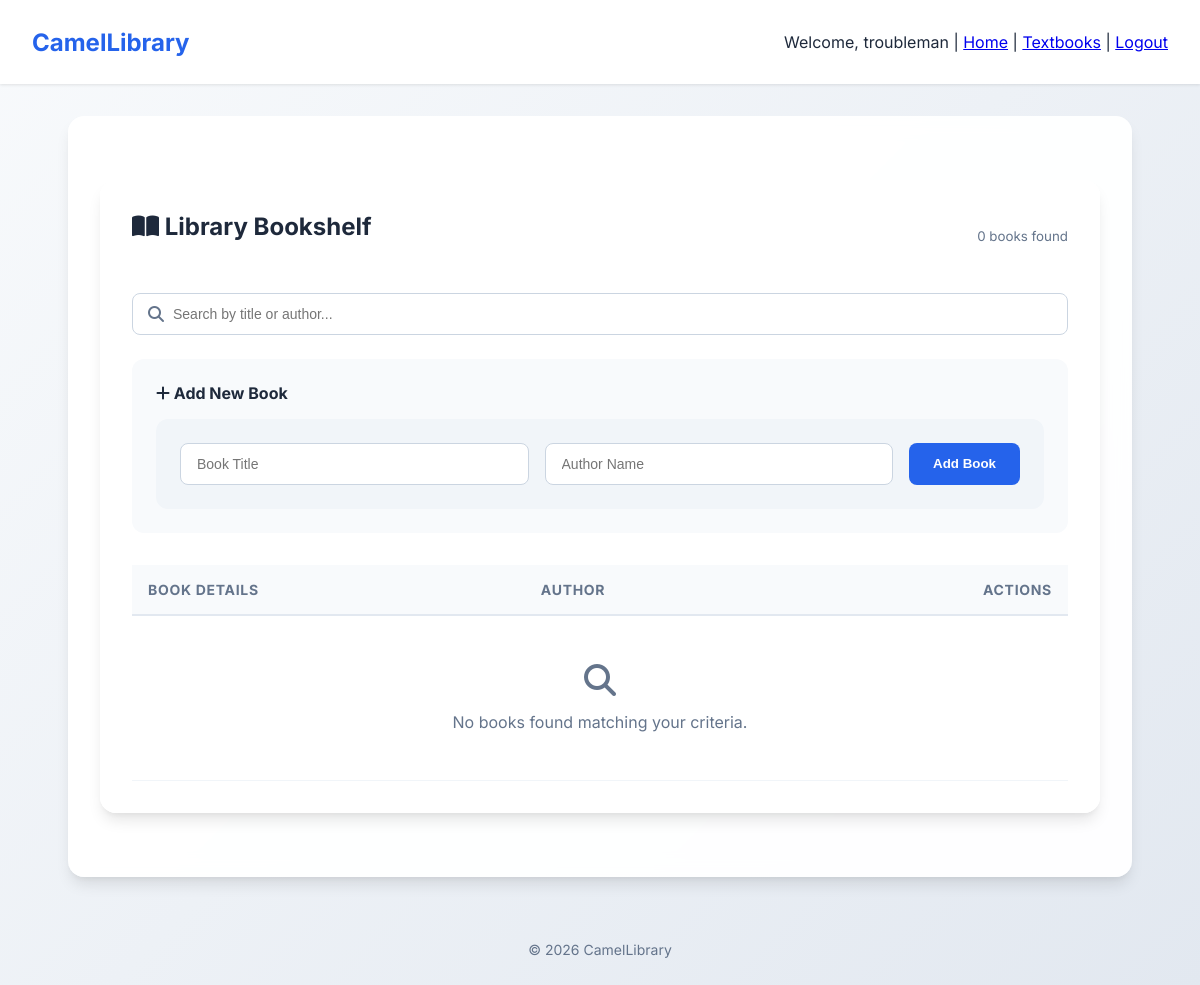
Page /textbooks.php (signed in) on the earlier database version.
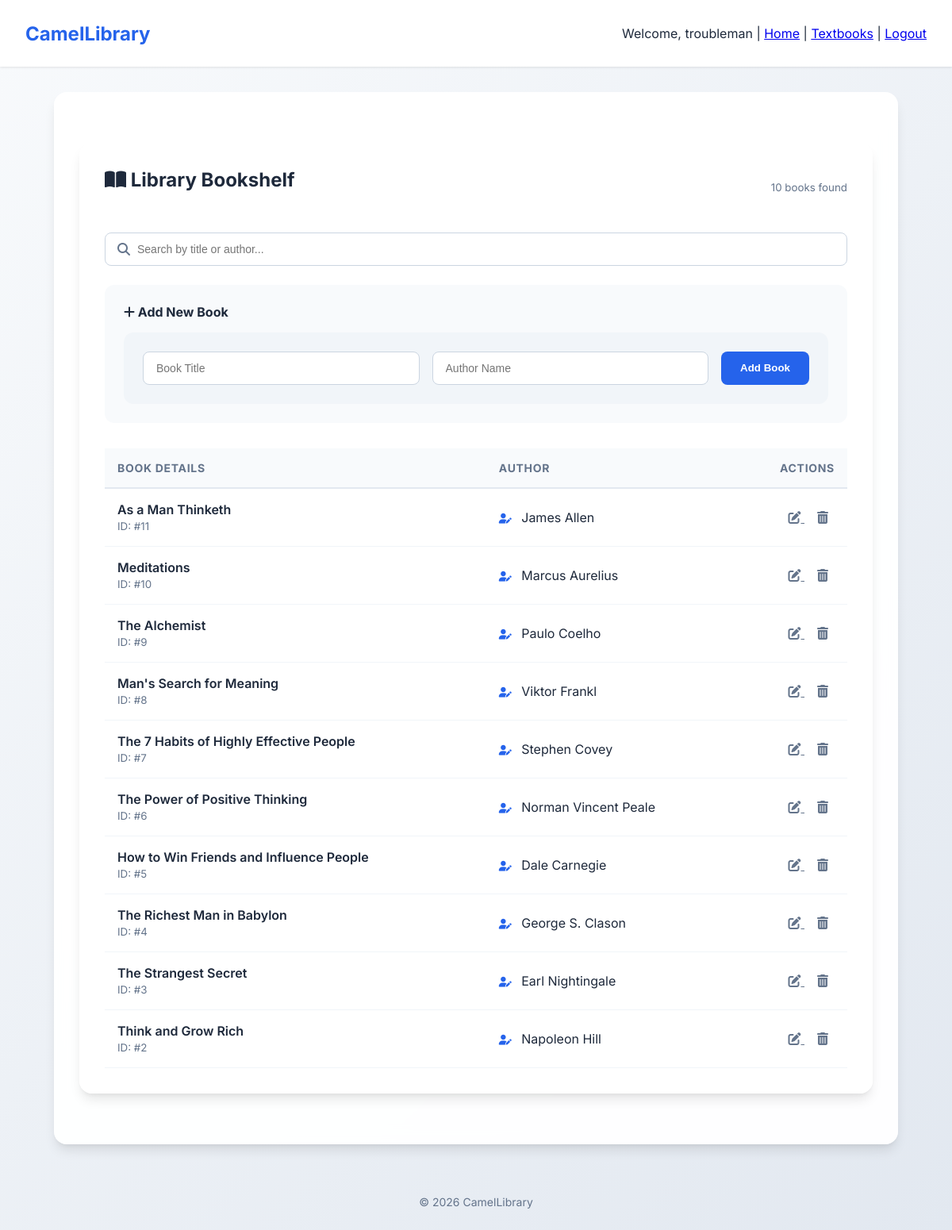
Same page on the later database version.
### tables this page shows
CREATE TABLE textbooks (
        id INTEGER PRIMARY KEY AUTOINCREMENT,
        title TEXT,
        author TEXT
    );

### textbooks.php (the view, shortened to what this page needs)
<?php
include 'config/database.php';
$edit_mode = false;
$book_to_edit = null;
$search = isset($_GET['q']) ? $_GET['q'] : '';
$query = "SELECT * FROM textbooks";
$query .= " ORDER BY id DESC";
$stmt = $pdo->prepare($query);
if($search){
    $stmt->execute([':q' => "%$search%"]);
} else {
    $stmt->execute();
}
$books = $stmt->fetchAll(PDO::FETCH_ASSOC);
?>
<?php include 'templates/header.php'; ?>
<div class="container">
    <div style="display: flex; justify-content: space-between; align-items: center; margin-bottom: 2rem;">
        <h2><i class="fas fa-book-open"></i> Library Bookshelf</h2>
        <small style="color: var(--text-muted)"><?php echo count($books); ?> books found</small>
    </div>
    <form method="GET" class="search-box" style="display: block; background: none; padding: 0;">
        <i class="fas fa-search"></i>
        <input type="text" name="q" placeholder="Search by title or author..." value="<?php echo htmlspecialchars($search); ?>">
    </form>
    <div style="background: #f8fafc; padding: 1.5rem; border-radius: 0.75rem; margin-bottom: 2rem;">
        <h3 style="font-size: 1rem; margin-bottom: 1rem;">
            <i class="fas <?php echo $edit_mode ? 'fa-edit' : 'fa-plus'; ?>"></i>
            <?php echo $edit_mode ? 'Edit Book' : 'Add New Book'; ?>
        </h3>
        <form method="POST" style="margin-bottom: 0;">
            <input type="text" name="title" placeholder="Book Title" required value="<?php echo $edit_mode ? htmlspecialchars($book_to_edit['title']) : ''; ?>">
            <input type="text" name="author" placeholder="Author Name" required value="<?php echo $edit_mode ? htmlspecialchars($book_to_edit['author']) : ''; ?>">
            <button type="submit" name="submit">
                <?php echo $edit_mode ? 'Save Changes' : 'Add Book'; ?>
            </button>
        </form>
    </div>
    <table>
        <thead>
            <tr>
                <th>Book Details</th>
                <th>Author</th>
                <th style="text-align: right;">Actions</th>
            </tr>
        </thead>
        <tbody>
            <?php if(empty($books)): ?>
                <tr>
                    <td colspan="3" style="text-align: center; color: var(--text-muted); padding: 3rem;">
                        <i class="fas fa-search" style="font-size: 2rem; display: block; margin-bottom: 1rem;"></i>
                        No books found matching your criteria.
                    </td>
                </tr>
            <?php else: ?>
                <?php foreach($books as $book): ?>
                    <tr>
                        <td>
                            <div style="font-weight: 600;"><?php echo htmlspecialchars($book['title']); ?></div>
                            <small style="color: var(--text-muted)">ID: #<?php echo $book['id']; ?></small>
                        </td>
                        <td>
                            <i class="fas fa-user-edit" style="color: var(--primary-color); font-size: 0.8rem; margin-right: 0.5rem;"></i>
                            <?php echo htmlspecialchars($book['author']); ?>
                        </td>
                        <td style="text-align: right;">
                            <a href="?edit=<?php echo $book['id']; ?>&q=<?php echo urlencode($search); ?>" class="btn-icon btn-edit" title="Edit">
                                <i class="fas fa-pen-to-square"></i>
                            </a>
                            <a href="?delete=<?php echo $book['id']; ?>&q=<?php echo urlencode($search); ?>" class="btn-icon btn-delete" title="Delete" onclick="return confirm('Are you sure you want to remove this book?')">
                                <i class="fas fa-trash-can"></i>
                            </a>
                        </td>
                    </tr>
                <?php endforeach; ?>
            <?php endif; ?>
        </tbody>
    </table>
</div>
<?php include 'templates/footer.php'; ?>

### templates/header.php (shortened to what this page needs)
<!DOCTYPE html>
<html lang="en">
<head>
    <link rel="stylesheet" href="https://cdnjs.cloudflare.com/ajax/libs/font-awesome/6.4.0/css/all.min.css">
    <link rel="stylesheet" href="css/style.css">
</head>
<body>
<header>
    <h1>CamelLibrary</h1>
    <?php if(isset($_SESSION['username'])): ?>
        <p>Welcome, <?php echo htmlspecialchars($_SESSION['username']); ?> |
        <a href="home.php">Home</a> |
        <a href="textbooks.php">Textbooks</a> |
        <a href="logout.php">Logout</a></p>
    <?php else: ?>
        <p><a href="login.php">Login</a> | <a href="register.php">Register</a></p>
    <?php endif; ?>
</header>
<div class="container">

### templates/footer.php
</div>
<footer>
    &copy; <?php echo date("Y"); ?> CamelLibrary
</footer>
</body>
</html>

### css/style.css (style rules this page uses)
:root { --primary-color: #2563eb; --primary-hover: #1d4ed8; --bg-gradient: linear-gradient(135deg, #f8fafc 0%, #e2e8f0 100%); --card-bg: rgba(255, 255, 255, 0.95); --text-main: #1e293b; --text-muted: #64748b; --danger: #ef4444; --success: #22c55e; --shadow: 0 10px 15px -3px rgba(0, 0, 0, 0.1), 0 4px 6px -2px rgba(0, 0, 0, 0.05); }
body { font-family: 'Inter', sans-serif; margin: 0; padding: 0; background: var(--bg-gradient); color: var(--text-main); min-height: 100vh; }
header { background: #ffffff; padding: 1rem 2rem; box-shadow: 0 1px 3px rgba(0, 0, 0, 0.1); display: flex; justify-content: space-between; align-items: center; position: sticky; top: 0; z-index: 100; }
header h1 { margin: 0; font-size: 1.5rem; color: var(--primary-color); font-weight: 700; }
.container { max-width: 1000px; margin: 2rem auto; padding: 2rem; background: var(--card-bg); border-radius: 1rem; box-shadow: var(--shadow); backdrop-filter: blur(10px); }
h2, h3 { margin-top: 0; color: var(--text-main); }
form { display: grid; grid-template-columns: 1fr 1fr auto; gap: 1rem; margin-bottom: 2rem; padding: 1.5rem; background: #f1f5f9; border-radius: 0.75rem; }
input { padding: 0.75rem 1rem; border: 1px solid #cbd5e1; border-radius: 0.5rem; font-size: 0.875rem; transition: border-color 0.2s; }
button { background: var(--primary-color); color: white; padding: 0.75rem 1.5rem; border: none; border-radius: 0.5rem; font-weight: 600; cursor: pointer; transition: background 0.2s, transform 0.1s; }
.search-box { margin-bottom: 1.5rem; position: relative; }
.search-box i { position: absolute; left: 1rem; top: 50%; transform: translateY(-50%); color: var(--text-muted); }
.search-box input { width: 100%; padding-left: 2.5rem; box-sizing: border-box; }
table { width: 100%; border-collapse: collapse; margin-top: 1rem; }
table th { text-align: left; padding: 1rem; background: #f8fafc; color: var(--text-muted); font-size: 0.875rem; text-transform: uppercase; letter-spacing: 0.05em; border-bottom: 2px solid #e2e8f0; }
table td { padding: 1rem; border-bottom: 1px solid #f1f5f9; }
.btn-icon { padding: 0.5rem; color: var(--text-muted); transition: color 0.2s; }
footer { text-align: center; padding: 2rem; color: var(--text-muted); font-size: 0.875rem; }

Differences in the rows shown:
added textbooks: title "As a Man Thinketh", id "11", author "James Allen"
added textbooks: title "Meditations", id "10", author "Marcus Aurelius"
added textbooks: title "The Alchemist", id "9", author "Paulo Coelho"
added textbooks: title "Man's Search for Meaning", id "8", author "Viktor Frankl"
added textbooks: title "The 7 Habits of Highly Effective People", id "7", author "Stephen Covey"
added textbooks: title "The Power of Positive Thinking", id "6", author "Norman Vincent Peale"
added textbooks: title "How to Win Friends and Influence People", id "5", author "Dale Carnegie"
added textbooks: title "The Richest Man in Babylon", id "4", author "George S. Clason"
added textbooks: title "The Strangest Secret", id "3", author "Earl Nightingale"
added textbooks: title "Think and Grow Rich", id "2", author "Napoleon Hill"
Other differences:
count($books): "0" → "10"
text no longer shown: "No books found matching your criteria."
